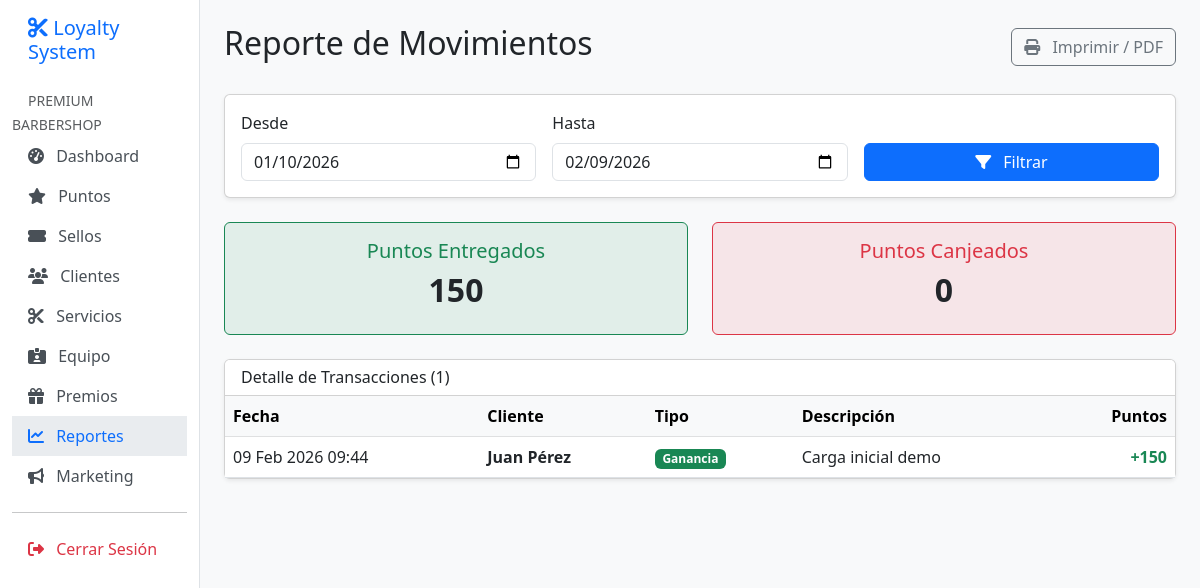
/app/reports/transactions/ (signed in), run on the app's committed database.
### apps/core/models.py (models this page shows, shortened)
class Organization(models.Model):
    name = models.CharField(max_length=255, verbose_name="Nombre del Negocio")
    slug = models.SlugField(max_length=255, unique=True, verbose_name="Slug URL")
    owner = models.ForeignKey(
        settings.AUTH_USER_MODEL,
        on_delete=models.PROTECT,
        related_name='owned_organizations',
        verbose_name="Dueño"
    )
    logo = models.ImageField(upload_to='logos/', null=True, blank=True, verbose_name="Logo")
    primary_color = models.CharField(max_length=7, default='#3B82F6', verbose_name="Color Primario")
    timezone = models.CharField(max_length=50, default='America/Lima', verbose_name="Zona Horaria")
    currency = models.CharField(max_length=3, default='PEN', verbose_name="Moneda")
    is_active = models.BooleanField(default=True, verbose_name="Activo")
    created_at = models.DateTimeField(auto_now_add=True, verbose_name="Creado el")
    updated_at = models.DateTimeField(auto_now=True, verbose_name="Actualizado el")
    class Meta:
        verbose_name = "Organización"
        verbose_name_plural = "Organizaciones"

### apps/users/models.py (models this page shows, shortened)
class User(AbstractUser):
    email = models.EmailField(unique=True, verbose_name="Correo Electrónico")
    is_owner = models.BooleanField(default=False, verbose_name="Es Dueño")
    is_staff_member = models.BooleanField(default=False, verbose_name="Es Trabajador")
    is_customer = models.BooleanField(default=False, verbose_name="Es Cliente")
    organization = models.ForeignKey(
        'core.Organization',
        on_delete=models.CASCADE,
        null=True,
        blank=True,
        related_name='users',
        verbose_name="Organización"
    )
    phone = models.CharField(max_length=20, blank=True, null=True, verbose_name="Teléfono")
    avatar = models.ImageField(upload_to='avatars/', blank=True, null=True, verbose_name="Avatar")
    USERNAME_FIELD = 'email'
    REQUIRED_FIELDS = ['username']
    class Meta:
        verbose_name = "Usuario"
        verbose_name_plural = "Usuarios"

### apps/loyalty/models.py (models this page shows, shortened)
class PointTransaction(TenantAwareModel):
    TRANSACTION_TYPES = [
        ('EARN', 'Ganancia'),
        ('REDEEM', 'Canje'),
        ('ADJUST', 'Ajuste Manual'),
    ]
    customer = models.ForeignKey(Customer, on_delete=models.CASCADE, related_name='point_transactions', verbose_name="Cliente")
    transaction_type = models.CharField(max_length=10, choices=TRANSACTION_TYPES, default='EARN', verbose_name="Tipo")
    points = models.IntegerField(verbose_name="Puntos")
    description = models.CharField(max_length=255, verbose_name="Descripción")
    performed_by = models.ForeignKey(User, on_delete=models.SET_NULL, null=True, blank=True, verbose_name="Realizado por")
    created_at = models.DateTimeField(auto_now_add=True)
    class Meta:
        verbose_name = "Transacción de Puntos"
        verbose_name_plural = "Transacciones de Puntos"
        ordering = ['-created_at']

### apps/customers/models.py (models this page shows, shortened)
class Customer(TenantAwareModel):
    first_name = models.CharField(max_length=150, verbose_name="Nombres")
    last_name = models.CharField(max_length=150, verbose_name="Apellidos")
    email = models.EmailField(blank=True, null=True, verbose_name="Correo Electrónico")
    phone = models.CharField(max_length=20, blank=True, null=True, verbose_name="Teléfono / WhatsApp")
    birth_day = models.PositiveSmallIntegerField(blank=True, null=True, verbose_name="Día de Nacimiento")
    birth_month = models.PositiveSmallIntegerField(blank=True, null=True, verbose_name="Mes de Nacimiento")
    birth_year = models.PositiveIntegerField(blank=True, null=True, verbose_name="Año de Nacimiento")
    notes = models.TextField(blank=True, verbose_name="Notas Internas")
    is_active = models.BooleanField(default=True, verbose_name="Activo")
    created_at = models.DateTimeField(auto_now_add=True)
    updated_at = models.DateTimeField(auto_now=True)
    class Meta:
        verbose_name = "Cliente"
        verbose_name_plural = "Clientes"
        ordering = ['-created_at']
    @property
    def full_name(self):
        return f"{self.first_name} {self.last_name}"

### apps/reports/views.py (the view)
# urls.py: path('transactions/', views.transaction_report, name='transaction_report'),
@login_required
def transaction_report(request):
    if not hasattr(request, 'tenant'):
        return redirect('users:login')
    start_date = request.GET.get('start_date')
    end_date = request.GET.get('end_date')
    if not start_date:
        start_date = (timezone.now() - timedelta(days=30)).date().isoformat()
    if not end_date:
        end_date = timezone.now().date().isoformat()
    transactions = PointTransaction.objects.filter(
        organization=request.tenant,
        created_at__date__range=[start_date, end_date]
    ).select_related('customer', 'performed_by').order_by('-created_at')
    total_earned = transactions.filter(transaction_type='EARN').aggregate(s=Sum('points'))['s'] or 0
    total_redeemed = transactions.filter(transaction_type='REDEEM').aggregate(s=Sum('points'))['s'] or 0
    context = {
        'transactions': transactions,
        'start_date': start_date,
        'end_date': end_date,
        'total_earned': total_earned,
        'total_redeemed': total_redeemed,
        'title': 'Reporte de Movimientos',
        'subtitle': f'Del {start_date} al {end_date}'
    }
    return render(request, 'reports/transaction_report.html', context)

### apps/core/models.py (called while the page is built)
def set_current_tenant(tenant):
    _thread_locals.tenant = tenant

### apps/reports/templates/reports/transaction_report.html (shortened to what this page needs)
{% extends 'base.html' %}
{% block content %}
<div class="d-flex justify-content-between align-items-center mb-4">
    <h1 class="h2">{{ title }}</h1>
    <button class="btn btn-outline-secondary" onclick="window.print()">
        <i class="fas fa-print me-2"></i> Imprimir / PDF
    </button>
</div>
<div class="card shadow-sm mb-4">
    <div class="card-body">
        <form method="get" class="row g-3 align-items-end">
            <div class="col-md-4">
                <label class="form-label">Desde</label>
                <input type="date" name="start_date" class="form-control" value="{{ start_date }}">
            </div>
            <div class="col-md-4">
                <label class="form-label">Hasta</label>
                <input type="date" name="end_date" class="form-control" value="{{ end_date }}">
            </div>
            <div class="col-md-4">
                <button type="submit" class="btn btn-primary w-100">
                    <i class="fas fa-filter me-2"></i> Filtrar
                </button>
            </div>
        </form>
    </div>
</div>
<div class="row mb-4">
    <div class="col-md-6">
        <div class="card border-success bg-success bg-opacity-10">
            <div class="card-body text-center">
                <h5 class="card-title text-success">Puntos Entregados</h5>
                <h2 class="fw-bold">{{ total_earned }}</h2>
            </div>
        </div>
    </div>
    <div class="col-md-6">
        <div class="card border-danger bg-danger bg-opacity-10">
            <div class="card-body text-center">
                <h5 class="card-title text-danger">Puntos Canjeados</h5>
                <h2 class="fw-bold">{{ total_redeemed }}</h2>
            </div>
        </div>
    </div>
</div>
<div class="card shadow-sm">
    <div class="card-header bg-white">
        <h6 class="mb-0">Detalle de Transacciones ({{ transactions|length }})</h6>
    </div>
    <div class="table-responsive">
        <table class="table table-hover align-middle mb-0">
            <thead class="table-light">
                <tr>
                    <th>Fecha</th>
                    <th>Cliente</th>
                    <th>Tipo</th>
                    <th>Descripción</th>
                    <th class="text-end">Puntos</th>
                </tr>
            </thead>
            <tbody>
                {% for txn in transactions %}
                <tr>
                    <td>{{ txn.created_at|date:"d M Y H:i" }}</td>
                    <td class="fw-bold">{{ txn.customer.full_name }}</td>
                    <td>
                         {% if txn.transaction_type == 'EARN' %}
                        <span class="badge bg-success">Ganancia</span>
                        {% elif txn.transaction_type == 'REDEEM' %}
                        <span class="badge bg-danger">Canje</span>
                        {% else %}
                        <span class="badge bg-secondary">Ajuste</span>
                        {% endif %}
                    </td>
                    <td>{{ txn.description }}</td>
                    <td class="text-end fw-bold {% if txn.transaction_type == 'REDEEM' %}text-danger{% else %}text-success{% endif %}">
                        {% if txn.transaction_type == 'REDEEM' %}-{% else %}+{% endif %}{{ txn.points }}
                    </td>
                </tr>
                {% empty %}
                <tr>
                    <td colspan="5" class="text-center py-5 text-muted">No se encontraron movimientos en este rango.</td>
                </tr>
                {% endfor %}
            </tbody>
        </table>
    </div>
</div>
{% endblock %}

### templates/base.html (shortened to what this page needs)
<!DOCTYPE html>
<html lang="es-pe">
<head>
    <link href="https://cdn.jsdelivr.net/npm/bootstrap@5.3.0/dist/css/bootstrap.min.css" rel="stylesheet">
    <link rel="stylesheet" href="https://cdnjs.cloudflare.com/ajax/libs/font-awesome/6.4.0/css/all.min.css">
</head>
<body>
<div class="container-fluid">
    <div class="row">
        {% if user.is_authenticated %}
        <nav id="sidebar" class="col-md-3 col-lg-2 d-md-block sidebar collapse pt-3">
            <div class="position-sticky">
                <h5 class="px-3 mb-4 text-primary"><i class="fas fa-cut"></i> Loyalty System</h5>
                <ul class="nav flex-column">
                    {% if request.tenant %}
                    <li class="nav-item">
                        <small class="text-muted px-3 text-uppercase">{{ request.tenant.name|default:user.organization.name }}</small>
                    </li>
                    <li class="nav-item">
                        <a class="nav-link {% if request.resolver_match.app_name == 'core' and request.resolver_match.url_name == 'dashboard' %}active{% endif %}" href="{% url 'core:dashboard' %}">
                            <i class="fas fa-tachometer-alt me-2"></i> Dashboard
                        </a>
                    </li>
                    <li class="nav-item">
                        <a class="nav-link {% if 'loyalty' in request.path %}active{% endif %}" href="{% url 'loyalty:transaction_list' %}">
                            <i class="fas fa-star me-2"></i> Puntos
                        </a>
                    </li>
                    <li class="nav-item">
                        <a class="nav-link {% if 'stamps' in request.path %}active{% endif %}" href="{% url 'stamps:card_list' %}">
                            <i class="fas fa-ticket-alt me-2"></i> Sellos
                        </a>
                    </li>
                    <li class="nav-item">
                        <a class="nav-link {% if 'customers' in request.path %}active{% endif %}" href="{% url 'customers:customer_list' %}">
                            <i class="fas fa-users me-2"></i> Clientes
                        </a>
                    </li>
                    <li class="nav-item">
                        <a class="nav-link {% if 'services' in request.path %}active{% endif %}" href="{% url 'services:service_list' %}">
                            <i class="fas fa-cut me-2"></i> Servicios
                        </a>
                    </li>
                    {% if user.is_owner %}
                    <li class="nav-item">
                        <a class="nav-link {% if 'workers' in request.path %}active{% endif %}" href="{% url 'users:worker_list' %}">
                            <i class="fas fa-id-card-alt me-2"></i> Equipo
                        </a>
                    </li>
                    {% endif %}
                    <li class="nav-item">
                        <a class="nav-link {% if 'rewards' in request.path %}active{% endif %}" href="{% url 'rewards:reward_list' %}">
                            <i class="fas fa-gift me-2"></i> Premios
                        </a>
                    </li>
                    <li class="nav-item">
                        <a class="nav-link {% if 'reports' in request.path %}active{% endif %}" href="{% url 'reports:transaction_report' %}">
                            <i class="fas fa-chart-line me-2"></i> Reportes
                        </a>
                    </li>
                    <li class="nav-item">
                        <a class="nav-link {% if 'campaigns' in request.path %}active{% endif %}" href="{% url 'campaigns:campaign_list' %}">
                            <i class="fas fa-bullhorn me-2"></i> Marketing
                        </a>
                    </li>
                    {% endif %}
                    <hr>
                    <li class="nav-item">
                        <form action="{% url 'users:logout' %}" method="post">
                            <button type="submit" class="nav-link border-0 bg-transparent text-danger">
                                <i class="fas fa-sign-out-alt me-2"></i> Cerrar Sesión
                            </button>
                        </form>
                    </li>
                </ul>
            </div>
        </nav>
        {% endif %}
        <main class="{% if user.is_authenticated %}col-md-9 ms-sm-auto col-lg-10 px-md-4{% else %}col-12{% endif %} py-4">
            {% block content %}{% endblock %}
        </main>
    </div>
</div>
</body>
</html>

### templates/base.html (style rules this page uses)
body { background-color: #f8f9fa; }
.sidebar { min-height: 100vh; background-color: #ffffff; border-right: 1px solid #dee2e6; }
.nav-link { color: #495057; font-weight: 500; }
.nav-link.active { color: #0d6efd; background-color: #e9ecef; }

### data on the page
Organization: tenant.name "PREMIUM BARBERSHOP"
PointTransaction: created_at "09 Feb 2026 09:44", customer.full_name "Juan Pérez", transaction_type "Ganancia", description "Carga inicial demo", points "150"

### other printed values
{{ title }} "Reporte de Movimientos"
{{ total_earned }} "150"
{{ total_redeemed }} "0"
{{ transactions|length }} "1"
